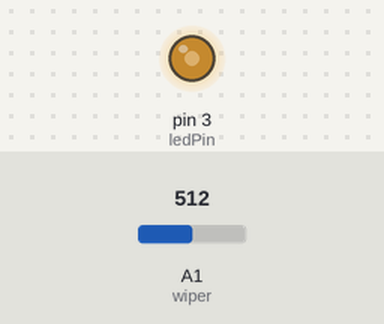
Bench run of a sketch on a simulated Arduino Uno, built with avr-gcc and run on an emulated ATmega328P. On the bench: output pins drawn as LEDs (lit = HIGH). The test bench sets the inputs (shaded band); at power-on: A1 (wiper) = 512.

Above: at 1.2 s.
1.3 s: A1 (wiper) set to 716
At 1.8 s:
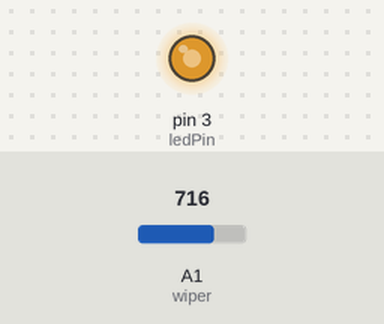
2.8 s: A1 (wiper) set to 900
At 4.0 s:
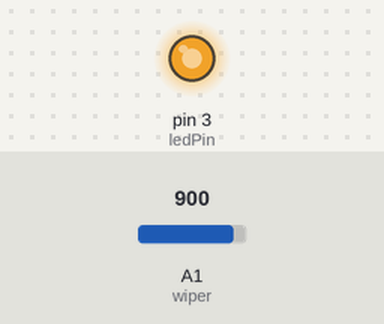
4.3 s: A1 (wiper) set to 122
At 5.3 s:
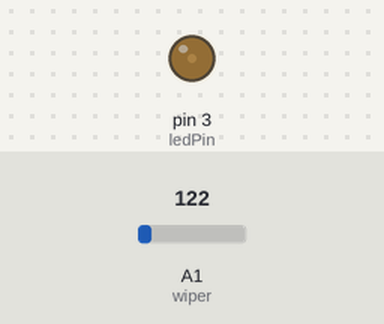
5.8 s: A1 (wiper) set to 0
At 6.4 s:
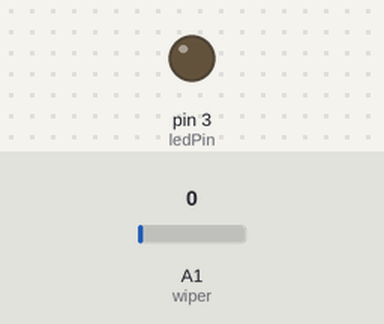
7.3 s: A1 (wiper) set to 511
At 7.6 s:
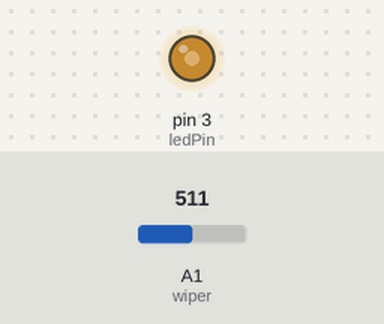
Timing chart, 0 to 9.8 s (numbered marks = the images above; inputs shaded):
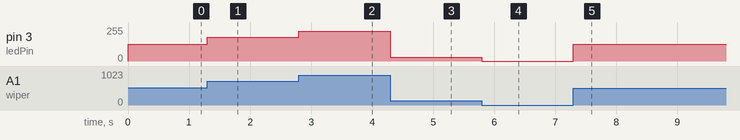

The sketch:

dc_fan.ino
```cpp
int ledPin =3;
int wiper = A1;int readValue = 0;
int ledValue = 0;void setup() {
// put your setup code here, to run once:
pinMode(ledPin,OUTPUT);
pinMode(wiper,INPUT);}void loop() {
// put your main code here, to run repeatedly:
readValue = analogRead(wiper);
ledValue = map(readValue,0,1023,0,255);
analogWrite(ledPin,ledValue);}
```

Measured:
- after the input at 1.3 s, pin 3 (ledPin): 127/255 → 178/255 at once
- after the input at 2.8 s, pin 3 (ledPin): 178/255 → 224/255 at once
- after the input at 4.3 s, pin 3 (ledPin): 224/255 → 30/255 at once
- after the input at 5.8 s, pin 3 (ledPin): 30/255 → 0/255 at once
- after the input at 7.3 s, pin 3 (ledPin): 0/255 → 127/255 at once
